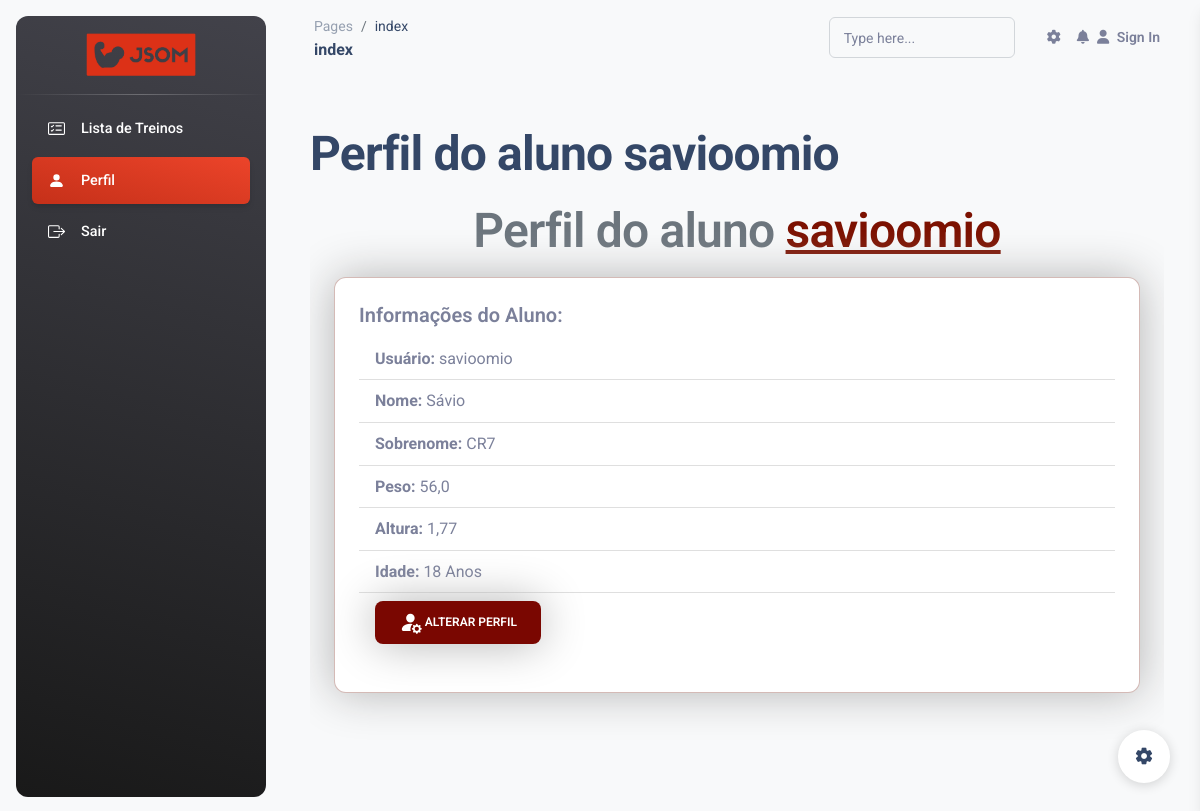
/aluno/perfil/2/ (signed in), run on an earlier commit of the app's database.
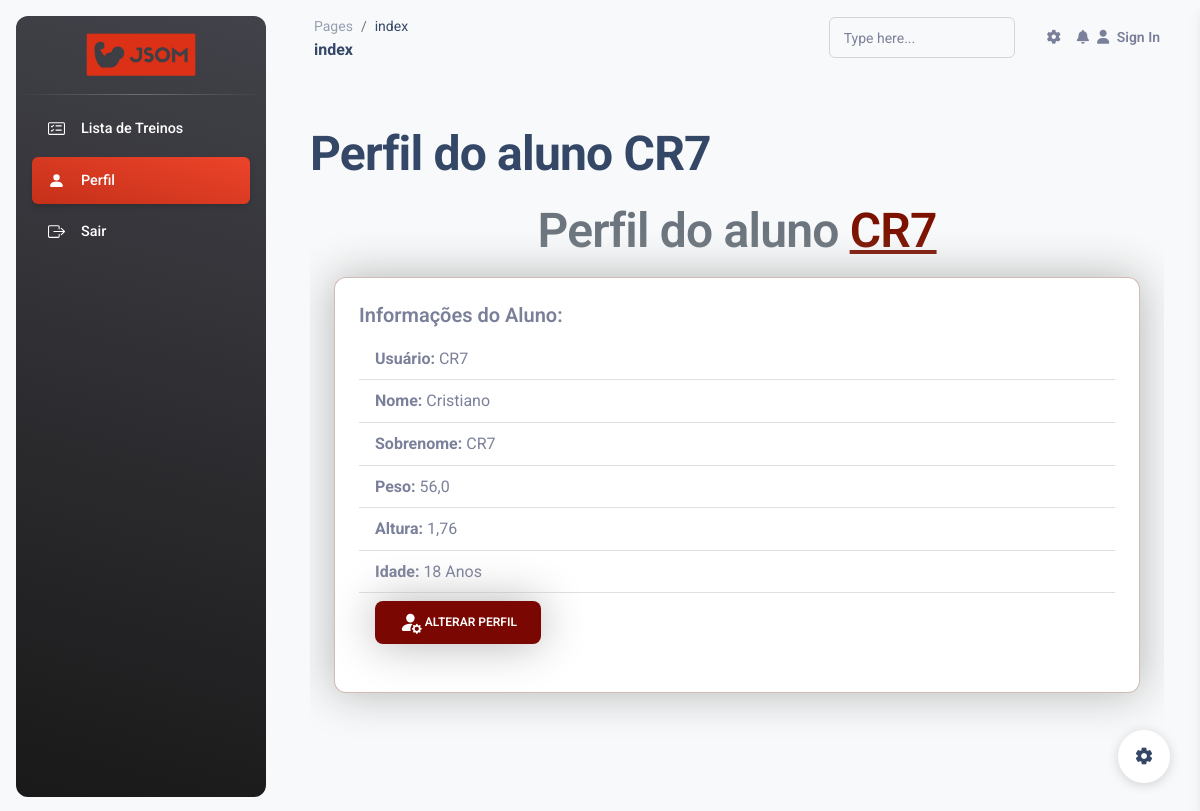
And on a later commit of the database.
### jsom_sga/models.py (models this page shows, shortened)
class UserProfile(models.Model):
    user = models.OneToOneField(User, on_delete=models.CASCADE)
    peso = models.FloatField(null=True, blank=True)
    altura = models.FloatField(null=True, blank=True)
    data_nascimento = models.DateField(null=True, blank=True)

### jsom_sga/views/aluno_views.py (the view)
# urls.py: path('aluno/perfil/<int:user_id>/', views.perfil_aluno, name='perfil_aluno'),
@login_required(login_url='JSOM_SGA:index')
def perfil_aluno(request, user_id):
    aluno = get_object_or_404(UserProfile, user__id=user_id)
    site_title = f"Perfil do aluno {aluno.user.username}"
    perfil_aluno= "active bg-gradient-primary_jsom"
    if aluno.data_nascimento:
        hoje = timezone.now().date()
        idade = hoje.year - aluno.data_nascimento.year - ((hoje.month, hoje.day) < (aluno.data_nascimento.month, aluno.data_nascimento.day))
    else:
        idade = None
    context = {
        'aluno': aluno,
        'idade': idade,
        'site_title': site_title,
        'perfil_aluno': perfil_aluno,
    }
    return render(request, 'JSOM_SGA/perfil_aluno.html', context)

### jsom_sga/templates/JSOM_SGA/perfil_aluno.html (shortened to what this page needs)
{% extends "global/base.html" %}
{% block corpo %}
<div class="w-100 table-responsive">
    <h1 class="m-3 fs-1 form-text text-center fw-bold">
        Perfil do aluno <span class="text-jsom-escuro text-decoration-underline">{{ aluno.user.username }}</span>
    </h1>
    <div class="card border-jsom-claro shadow-big mx-4 mb-5">
        <div class="card-body">
            <h5 class="card-title fw-bold">Informações do Aluno:</h5>
            <ul class="list-group list-group-flush">
                <li class="list-group-item"><strong>Usuário:</strong> {{ aluno.user.username }}</li>
                <li class="list-group-item"><strong>Nome:</strong> {{ aluno.user.first_name }}</li>
                <li class="list-group-item"><strong>Sobrenome:</strong> {{ aluno.user.last_name }}</li>
                <li class="list-group-item"><strong>Peso:</strong> {{ aluno.peso }}</li>
                <li class="list-group-item"><strong>Altura:</strong> {{ aluno.altura }}</li>
                <li class="list-group-item"><strong>Idade:</strong> {{ idade }} Anos</li>
                {% if user.is_staff %}
                  <li class="list-group-item">
                    <a class="nav-link fs-5 active" aria-current="page" href="{% url "JSOM_SGA:admin_aluno_update" aluno.user.id %}">
                      <button class="btn text-white fw-semibold icon-link icon-link-hover shadow-big" style="background-color: #7A0701; --bs-icon-link-transform: translate3d(0, -.125rem, 0);">
                        <svg xmlns="http://www.w3.org/2000/svg" width="17" height="17" fill="currentColor" class="bi bi-person-fill-gear" viewBox="0 0 16 16">
                          <path d="M11 5a3 3 0 1 1-6 0 3 3 0 0 1 6 0m-9 8c0 1 1 1 1 1h5.256A4.5 4.5 0 0 1 8 12.5a4.5 4.5 0 0 1 1.544-3.393Q8.844 9.002 8 9c-5 0-6 3-6 4m9.886-3.54c.18-.613 1.048-.613 1.229 0l.043.148a.64.64 0 0 0 .921.382l.136-.074c.561-.306 1.175.308.87.869l-.075.136a.64.64 0 0 0 .382.92l.149.045c.612.18.612 1.048 0 1.229l-.15.043a.64.64 0 0 0-.38.921l.074.136c.305.561-.309 1.175-.87.87l-.136-.075a.64.64 0 0 0-.92.382l-.045.149c-.18.612-1.048.612-1.229 0l-.043-.15a.64.64 0 0 0-.921-.38l-.136.074c-.561.305-1.175-.309-.87-.87l.075-.136a.64.64 0 0 0-.382-.92l-.148-.045c-.613-.18-.613-1.048 0-1.229l.148-.043a.64.64 0 0 0 .382-.921l-.074-.136c-.306-.561.308-1.175.869-.87l.136.075a.64.64 0 0 0 .92-.382zM14 12.5a1.5 1.5 0 1 0-3 0 1.5 1.5 0 0 0 3 0"/>
                        </svg>
                        Alterar Informações
                      </button>
                    </a>
                  </li>
                {% else %}
                  <li class="list-group-item">
                    <a class="nav-link fs-5 active" aria-current="page" href="{% url "JSOM_SGA:aluno_update" %}">
                      <button class="btn text-white fw-semibold icon-link icon-link-hover shadow-big" style="background-color: #7A0701; --bs-icon-link-transform: translate3d(0, -.125rem, 0);">
                        Alterar Perfil
                      </button>
                    </a>
                  </li>
                {% endif %}
            </ul>
        </div>
    </div>
</div>
{% endblock corpo %}

What changed in the data, as far as the page shows it:
changed UserProfile "CR7": user.username "savioomio" → "CR7"; user.first_name "Sávio" → "Cristiano"; altura "1,77" → "1,76"
Also different on the page:
{{ site_title }}: "Perfil do aluno savioomio" → "Perfil do aluno CR7"
